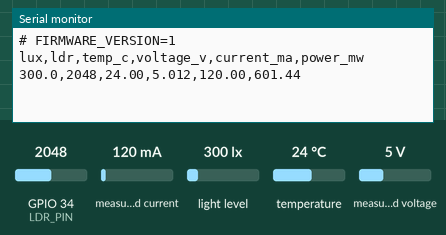
Simulated run of this sketch. Board: ESP32. Shown: the last lines printed to the serial monitor. The inputs (shaded band) are chosen by the test bench; at power-on: measured voltage 5 V, temperature 24 °C, GPIO 34 (LDR_PIN) = 2048, measured current 120 mA, light level 300 lx (analog values on the 0–4095 scale).

Above: at 1.7 s.
1.8 s: measured voltage set to 11.2 V
At 5.6 s:
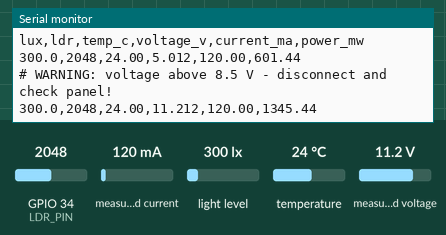
8.2 s: temperature set to 12 °C
At 9.6 s:
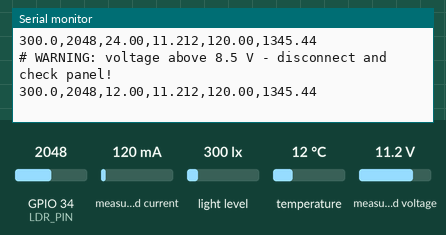
9.7 s: GPIO 34 (LDR_PIN) set to 2866
11.2 s: measured current set to 40 mA
At 12.6 s:
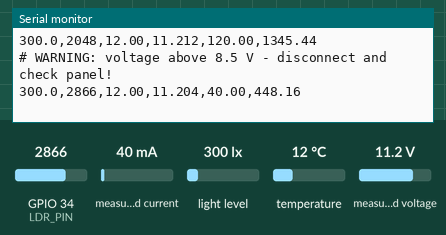
12.7 s: light level set to 40 lx
14.2 s: temperature set to 19 °C
At 15.7 s:
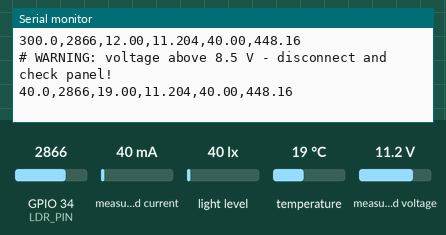
Timing chart, 0 to 16.7 s (numbered marks = the images above; inputs shaded):
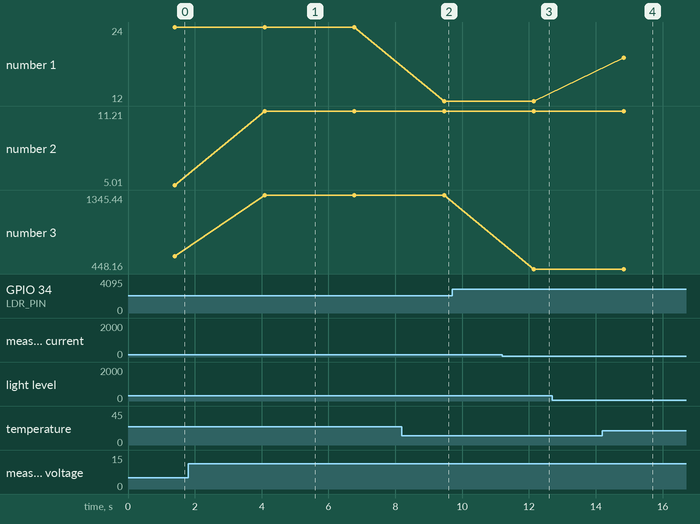

The sketch:

solar_serial.ino
```cpp
/*
  Solar Monitor - USB serial version (NO Wi-Fi)
  Board: ESP32 Dev Module | Baud: 115200
  Prints one CSV line every ~2 s. Lines starting with '#' are status messages.
  Used by BOTH logger.py (data collection) and the backend (live dashboard),
  but only one of them can use the COM port at a time.
*/

/*
  CSV Contract - Serial Output
  Columns (6, in order): lux, ldr, temp_c, voltage_v, current_ma, power_mw
  Units: lux=lux, ldr=raw ADC 0-4095, temp_c=°C, voltage_v=V, current_ma=mA, power_mw=mW
  Precision: lux=%.1f, ldr=%d, temp_c=%.2f, voltage_v=%.3f, current_ma=%.2f, power_mw=%.2f
  Rules:
    - Lines starting with '#' are status messages and must be ignored by CSV parsers.
    - NAN appears as nan/-nan when a sensor is unavailable or disconnected.
    - No timestamp in CSV; PC-side reader adds timestamp on reception.
*/

/*
  Known Limitations
    - No Wi-Fi in this firmware.
    - No Bluetooth in this firmware.
    - No cloud (ThingSpeak or other) upload from the ESP32.
    - No TinyML inference on the ESP32.
    - No timestamp in the CSV output.
    - INA219 is calibrated for a maximum of 16V / 400mA.
    - Only one PC program can read the COM port at a time.
    - Wi-Fi, Bluetooth, cloud, and TinyML are planned for later isolated stages; do not implement them here.
*/

#include <Wire.h>
#include <Adafruit_INA219.h>
#include <BH1750.h>
#include <OneWire.h>
#include <DallasTemperature.h>

#define SDA_PIN 21
#define SCL_PIN 22
#define LDR_PIN 34
#define DS_PIN  4

Adafruit_INA219 ina219(0x40);
BH1750 lightMeter(0x23);
OneWire oneWire(DS_PIN);
DallasTemperature ds(&oneWire);

bool inaOK = false, luxOK = false;

void setup() {
  Serial.begin(115200);
  delay(500);
  Serial.println();
  Serial.flush();
  Wire.begin(SDA_PIN, SCL_PIN);
  analogReadResolution(12);

  inaOK = ina219.begin();
  if (inaOK) ina219.setCalibration_16V_400mA();
  else Serial.println("# ERROR: INA219 not found");

  luxOK = lightMeter.begin(BH1750::CONTINUOUS_HIGH_RES_MODE);
  if (luxOK) lightMeter.setMTreg(32);
  else Serial.println("# ERROR: BH1750 not found");

  ds.begin();
  if (ds.getDeviceCount() == 0) {
    Serial.println("# ERROR: DS18B20 not found");
  }
  Serial.println("# FIRMWARE_VERSION=1");  // <- Check this line exists
  Serial.println("lux,ldr,temp_c,voltage_v,current_ma,power_mw");
}
void loop() {
  static unsigned long lastVer = 0;
  if (millis() - lastVer > 30000) {
    Serial.println("# FIRMWARE_VERSION=1");
    lastVer = millis();
  }
  float lux = luxOK ? lightMeter.readLightLevel() : NAN;

  long ldrSum = 0;
  for (int k = 0; k < 10; k++) { ldrSum += analogRead(LDR_PIN); delay(2); }
  int ldr = ldrSum / 10;

  ds.requestTemperatures();
  float t = ds.getTempCByIndex(0);
  if (t == DEVICE_DISCONNECTED_C) t = NAN;

  float v, i, p;
  if (inaOK) {
    float vSum = 0, iSum = 0;
    for (int k = 0; k < 10; k++) {
      vSum += ina219.getBusVoltage_V() + ina219.getShuntVoltage_mV() / 1000.0f;
      iSum += ina219.getCurrent_mA();
      delay(5);
    }
    v = vSum / 10.0f;
    i = iSum / 10.0f;
    if (i < 0.0f && i > -0.5f) i = 0.0f;
    p = v * i;
  } else {
    v = NAN; i = NAN; p = NAN;
  }

  if (!isnan(v) && v > 8.5f) Serial.println("# WARNING: voltage above 8.5 V - disconnect and check panel!");
  // Must match CSV header in setup() - 6 fields - increment FIRMWARE_VERSION if changed
  Serial.printf("%.1f,%d,%.2f,%.3f,%.2f,%.2f\n", lux, ldr, t, v, i, p);
  delay(1800);
}
```

Measured:
- after the input at 1.8 s, the serial monitor: prints a new line after 2.3 s (image 1)
- after the input at 8.2 s, the serial monitor: prints a new line after 1.3 s (image 2)
- after the input at 11.2 s, the serial monitor: prints a new line after 0.95 s (image 3)
- after the input at 14.2 s, the serial monitor: prints a new line after 0.64 s (image 4)
- plotted number 1: 24 → 12 after the input at 8.2 s, 12 → 19 after the input at 14.2 s
- plotted number 2: 5.01 → 11.21 after the input at 1.8 s, 11.21 → 11.2 after the input at 11.2 s
- plotted number 3: 601.44 → 1345.44 after the input at 1.8 s, 1345.44 → 448.16 after the input at 11.2 s
